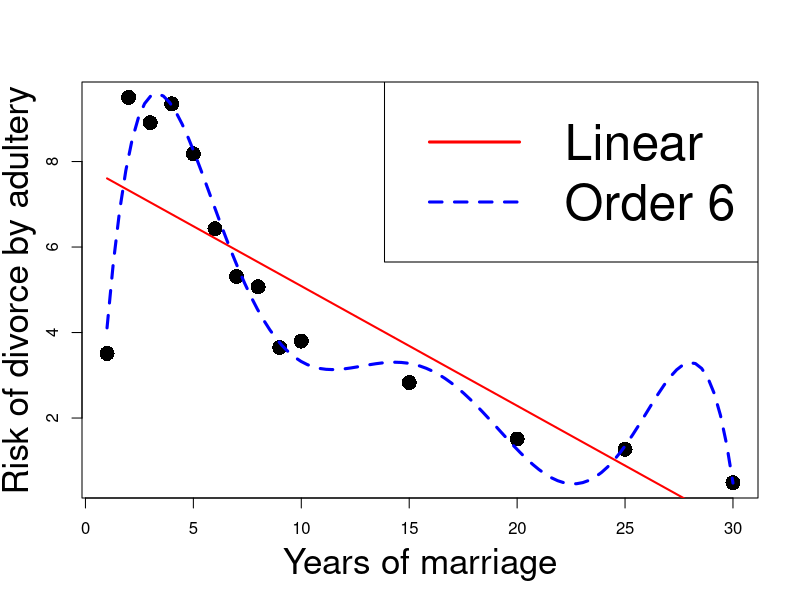
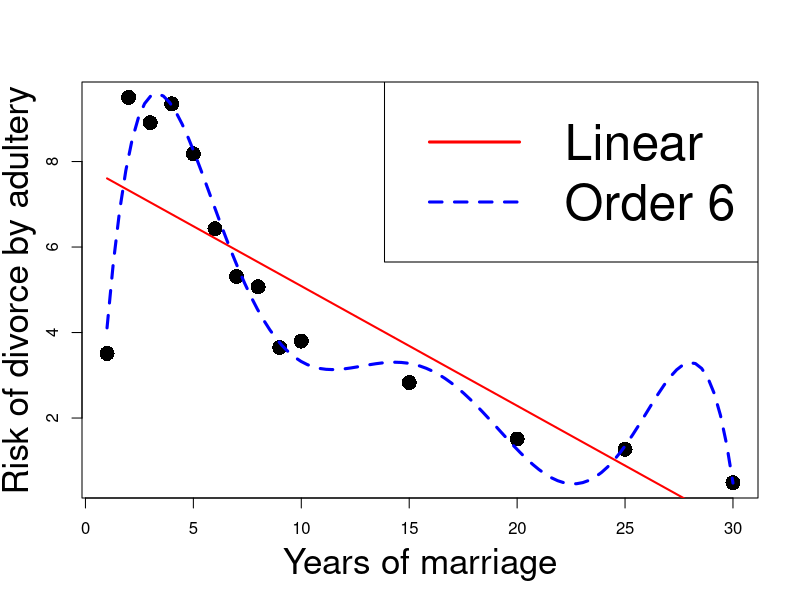
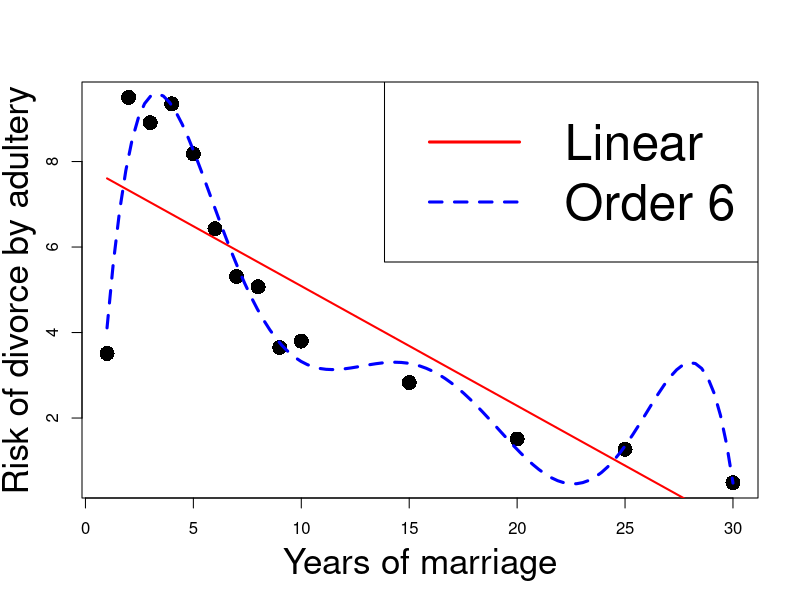
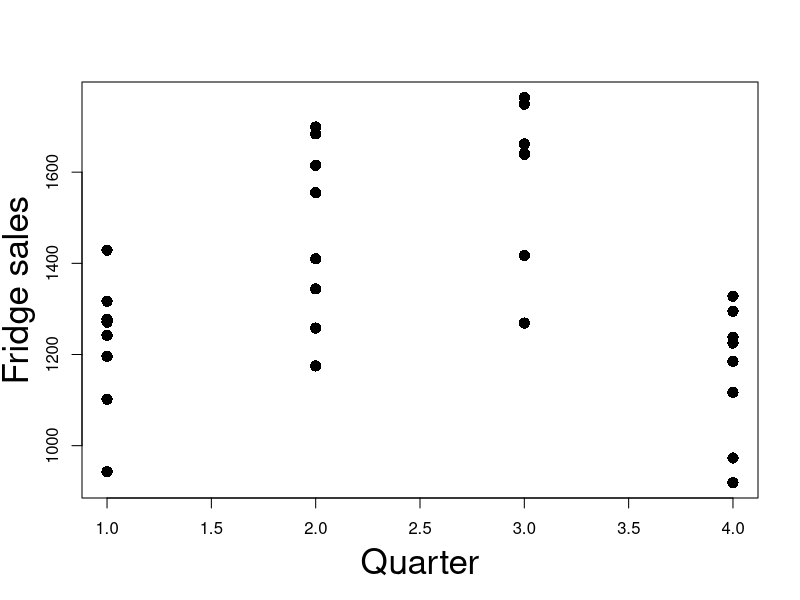

These charts were generated, in order, by the following R code:
## ---- chunk 1
#| echo: true

# Enter the data
Z1 <- c(10, 15, 18, 24, 30)
Z2 <- c(50, 75, 90, 120, 150)
Z3 <- c(52, 75, 97, 129, 152)

# Z1 and Z3 are approx correlated
cor(Z1, Z3)

# Z1 and Z2 are exactly correlated
cor(Z1, Z2)

# Z2 and Z3 are approx correlated
cor(Z2, Z3)
## ---- chunk 2
#| echo: true

# Enter the data
Z1 <- c(10, 15, 18, 24, 30)
Z2 <- c(50, 75, 90, 120, 150)
Z3 <- c(52, 75, 97, 129, 152)

# Assemble design matrix
Z <- matrix(c(Z1, Z2, Z3), ncol = 3)

# Compute determinant of Z^T Z
det ( t(Z) %*% Z )
## ---- chunk 3
# Enter the data
Z1 <- c(10, 15, 18, 24, 30)
Z2 <- c(50, 75, 90, 120, 150)
Z3 <- c(52, 75, 97, 129, 152)

# Consider perturbation Z1 + 0.01
PZ1 <- Z1 + 0.01

# Assemble perturbed design matrix
Z <- matrix(c(PZ1, Z2, Z3), ncol = 3)

# Compute the inverse of Z^T Z
solve ( t(Z) %*% Z )
## ---- chunk 4
# Enter the data
Z1 <- c(10, 15, 18, 24, 30)
Z2 <- c(50, 75, 90, 120, 150)
Z3 <- c(52, 75, 97, 129, 152)

# Consider perturbation Z1 + 0.02
PZ1 <- Z1 + 0.02

# Assemble perturbed design matrix
Z <- matrix(c(PZ1, Z2, Z3), ncol = 3)

# Compute the inverse of Z^T Z
solve ( t(Z) %*% Z )
## ---- chunk 5
Z1 <- c(10, 15, 18, 24, 30)
mean(Z1)
## ---- chunk 6
# Enter data
y <- c(70, 65, 90, 95, 110, 115, 120, 140, 155, 150)
x2 <- c(80, 100, 120, 140, 160, 180, 200, 220, 240, 260)
x3 <- c(810, 1009, 1273, 1425, 1633, 1876, 2052, 2201, 2435, 2686)

# Fit model
model <- lm(y ~ x2 + x3)

# We want to display only part of summary
# First capture the output into a vector
temp <- capture.output(summary(model))

# Then print only the lines of interest
cat(paste(temp[9:20], collapse = "\n"))
## ---- chunk 7
# Enter data
y <- c(70, 65, 90, 95, 110, 115, 120, 140, 155, 150)
x2 <- c(80, 100, 120, 140, 160, 180, 200, 220, 240, 260)
x3 <- c(810, 1009, 1273, 1425, 1633, 1876, 2052, 2201, 2435, 2686)

# Fit model
model <- lm(y ~ x2 + x3)

# We want to display only part of summary
# First capture the output into a vector
temp <- capture.output(summary(model))

# Then print only the lines of interest
cat(paste(temp[9:20], collapse = "\n"))
## ---- chunk 8
# Enter data
y <- c(70, 65, 90, 95, 110, 115, 120, 140, 155, 150)
x2 <- c(80, 100, 120, 140, 160, 180, 200, 220, 240, 260)
x3 <- c(810, 1009, 1273, 1425, 1633, 1876, 2052, 2201, 2435, 2686)

# Fit model
model <- lm(y ~ x2 + x3)

# We want to display only part of summary
# First capture the output into a vector
temp <- capture.output(summary(model))

# Then print only the lines of interest
cat(paste(temp[9:20], collapse = "\n"))
## ---- chunk 9
# Enter data
y <- c(70, 65, 90, 95, 110, 115, 120, 140, 155, 150)
x2 <- c(80, 100, 120, 140, 160, 180, 200, 220, 240, 260)
x3 <- c(810, 1009, 1273, 1425, 1633, 1876, 2052, 2201, 2435, 2686)

# Fit model
model <- lm(y ~ x2 + x3)

# We want to display only part of summary
# First capture the output into a vector
temp <- capture.output(summary(model))

# Then print only the lines of interest
cat(paste(temp[9:20], collapse = "\n"))
## ---- chunk 10
# Enter data
x2 <- c(80, 100, 120, 140, 160, 180, 200, 220, 240, 260)
x3 <- c(810, 1009, 1273, 1425, 1633, 1876, 2052, 2201, 2435, 2686)

# Compute correlation
cor(x2, x3)
## ---- chunk 11
# Enter data
y <- c(70, 65, 90, 95, 110, 115, 120, 140, 155, 150)
x2 <- c(80, 100, 120, 140, 160, 180, 200, 220, 240, 260)
x3 <- c(810, 1009, 1273, 1425, 1633, 1876, 2052, 2201, 2435, 2686)

# Fit expenditure as function of income
model.1 <- lm(y ~ x2)

# Capture output
temp.1 <- capture.output(summary(model.1))

# Print reduced output
cat(paste(temp.1[9:19], collapse = "\n"))
## ---- chunk 12
# Enter data
y <- c(70, 65, 90, 95, 110, 115, 120, 140, 155, 150)
x2 <- c(80, 100, 120, 140, 160, 180, 200, 220, 240, 260)
x3 <- c(810, 1009, 1273, 1425, 1633, 1876, 2052, 2201, 2435, 2686)

# Fit expenditure as function of wealth
model.2 <- lm(y ~ x3)

# Capture output
temp.2 <- capture.output(summary(model.2))

# Print reduced output
cat(paste(temp.2[9:19], collapse = "\n"))
## ---- chunk 13
longley <- read.table(file = "datasets/longley.txt",
                      header = TRUE)

head(longley,n=3)
## ---- chunk 14
# Read data file
longley <- read.table(file = "datasets/longley.txt",
                      header = TRUE)

# Return correlations larger than 0.9
cor(longley[ , 1:6]) > 0.9
## ---- chunk 15
#| echo: true
#| code-fold: true
#| code-summary: "Click here to show the full code"
#| fig-asp: 1

# Divorces data
year <- c(1, 2, 3, 4, 5, 6,7, 8, 9, 10, 15, 20, 25, 30)
percent <- c(3.51, 9.5, 8.91, 9.35, 8.18, 6.43, 5.31, 
             5.07, 3.65, 3.8, 2.83, 1.51, 1.27, 0.49)

# Fit linear model
linear <- lm(percent ~ year)

# Fit order 6 model
order_6 <- lm(percent ~ year  + I( year^2 ) + I( year^3 ) + 
                                I( year^4 ) + I( year^5 ) +
                                I( year^6 ))

# Scatter plot of data
plot(year, percent, xlab = "", ylab = "", pch = 16, cex = 2)

# Add labels
mtext("Years of marriage", side = 1, line = 3, cex = 2.1)
mtext("Risk of divorce by adultery", side = 2, line = 2.5, cex = 2.1)

# Plot Linear Vs Quadratic
polynomial <- Vectorize(function(x, ps) {
  n <- length(ps)
  sum(ps*x^(1:n-1))
}, "x")
curve(polynomial(x, coef(linear)), add=TRUE, col = "red", lwd = 2)
curve(polynomial(x, coef(order_6)), add=TRUE, col = "blue", lty = 2, lwd = 3)
legend("topright", legend = c("Linear", "Order 6"), 
       col = c("red", "blue"), lty = c(1,2), cex = 3, lwd = 3)
## ---- chunk 16
#| echo: true
#| code-fold: true
#| code-summary: "Click here to show the full code"
#| fig-asp: 1

# Divorces data
year <- c(1, 2, 3, 4, 5, 6,7, 8, 9, 10, 15, 20, 25, 30)
percent <- c(3.51, 9.5, 8.91, 9.35, 8.18, 6.43, 5.31, 
             5.07, 3.65, 3.8, 2.83, 1.51, 1.27, 0.49)

# Fit linear model
linear <- lm(percent ~ year)

# Fit order 6 model
order_6 <- lm(percent ~ year  + I( year^2 ) + I( year^3 ) + 
                                I( year^4 ) + I( year^5 ) +
                                I( year^6 ))

# Scatter plot of data
plot(year, percent, xlab = "", ylab = "", pch = 16, cex = 2)

# Add labels
mtext("Years of marriage", side = 1, line = 3, cex = 2.1)
mtext("Risk of divorce by adultery", side = 2, line = 2.5, cex = 2.1)

# Plot Linear Vs Quadratic
polynomial <- Vectorize(function(x, ps) {
  n <- length(ps)
  sum(ps*x^(1:n-1))
}, "x")
curve(polynomial(x, coef(linear)), add=TRUE, col = "red", lwd = 2)
curve(polynomial(x, coef(order_6)), add=TRUE, col = "blue", lty = 2, lwd = 3)
legend("topright", legend = c("Linear", "Order 6"), 
       col = c("red", "blue"), lty = c(1,2), cex = 3, lwd = 3)
## ---- chunk 17
#| echo: true
#| code-fold: true
#| code-summary: "Click here to show the full code"
#| fig-asp: 1

# Divorces data
year <- c(1, 2, 3, 4, 5, 6,7, 8, 9, 10, 15, 20, 25, 30)
percent <- c(3.51, 9.5, 8.91, 9.35, 8.18, 6.43, 5.31, 
             5.07, 3.65, 3.8, 2.83, 1.51, 1.27, 0.49)

# Fit linear model
linear <- lm(percent ~ year)

# Fit order 6 model
order_6 <- lm(percent ~ year  + I( year^2 ) + I( year^3 ) + 
                                I( year^4 ) + I( year^5 ) +
                                I( year^6 ))

# Scatter plot of data
plot(year, percent, xlab = "", ylab = "", pch = 16, cex = 2)

# Add labels
mtext("Years of marriage", side = 1, line = 3, cex = 2.1)
mtext("Risk of divorce by adultery", side = 2, line = 2.5, cex = 2.1)

# Plot Linear Vs Quadratic
polynomial <- Vectorize(function(x, ps) {
  n <- length(ps)
  sum(ps*x^(1:n-1))
}, "x")
curve(polynomial(x, coef(linear)), add=TRUE, col = "red", lwd = 2)
curve(polynomial(x, coef(order_6)), add=TRUE, col = "blue", lty = 2, lwd = 3)
legend("topright", legend = c("Linear", "Order 6"), 
       col = c("red", "blue"), lty = c(1,2), cex = 3, lwd = 3)
## ---- chunk 18
sales <- read.table(file = "datasets/fridge_sales.txt",
                    header = TRUE)

print(sales)
## ---- chunk 19
sex.num <- c(1, 1, 1, 0, 1, 0)

# Turn sex.num into a factor
sex.num.factor <- factor(sex.num)

# Print the factor obtained
print(sex.num.factor)
## ---- chunk 20
sex.char <- c("female", "female", "female", "male", "female", "male")

# Turn sex.char into a factor
sex.char.factor <- factor(sex.char)

# Print the factor obtained
print(sex.char.factor)
## ---- chunk 21
sex.num <- c(1, 1, 1, 0, 1, 0)
sex.num.factor <- factor(sex.num)
print(sex.num.factor[2:5])
## ---- chunk 22
sex.char <- c("female", "female", "female", "male", "female", "male")
sex.char.factor <- factor(sex.char)
print(sex.char.factor[c(1:3, 5)])
## ---- chunk 23
sex.char <- c("female", "female", "female", "male", "female", "male")

sex.char.factor <- factor(sex.char)

# Print the factor obtained
print(levels(sex.num.factor))
## ---- chunk 24
sex.num <- c(1, 1, 1, 0, 1, 0)

sex.num.factor <- factor(sex.num)

print(levels(sex.num.factor))
## ---- chunk 25
sex.char <- c("female", "female", "female", "male", "female", "male")
sex.char.factor <- factor(sex.char)

levels(sex.char.factor) <- c("f", "m")
print(sex.char.factor)
## ---- chunk 26
sex.num <- c(1, 1, 1, 0, 1, 0)

sex.num.factor <- factor(sex.num)

sex.num.factor == "0"
## ---- chunk 27
firstname <- c("Liz", "Jolene", "Susan", "Boris", "Rochelle", "Tim")

sex.num <- c(1, 1, 1, 0, 1, 0)

sex.num.factor <- factor(sex.num)

firstname[ sex.num.factor == "0" ]
## ---- chunk 28
sales <- read.table(file = "datasets/fridge_sales.txt",
                    header = TRUE)

head(sales, n=4)
## ---- chunk 29
# Load dataset on Fridge Sales
sales <- read.table(file = "datasets/fridge_sales.txt",
                    header = TRUE)

quarter <- sales[ , 7]
print(factor(quarter))
## ---- chunk 30
#| fig-asp: 1

# Load dataset on Fridge Sales
sales <- read.table(file = "datasets/fridge_sales.txt",
                    header = TRUE)

quarter <- sales[ , 7]
fridge <- sales[ , 1]

# Scatter plot of data
plot(quarter, fridge, xlab = "", ylab = "", pch = 16, cex = 1.5)

# Add labels
mtext("Quarter", side = 1, line = 3, cex = 2.1)
mtext("Fridge sales", side = 2, line = 2.5, cex = 2.1)
